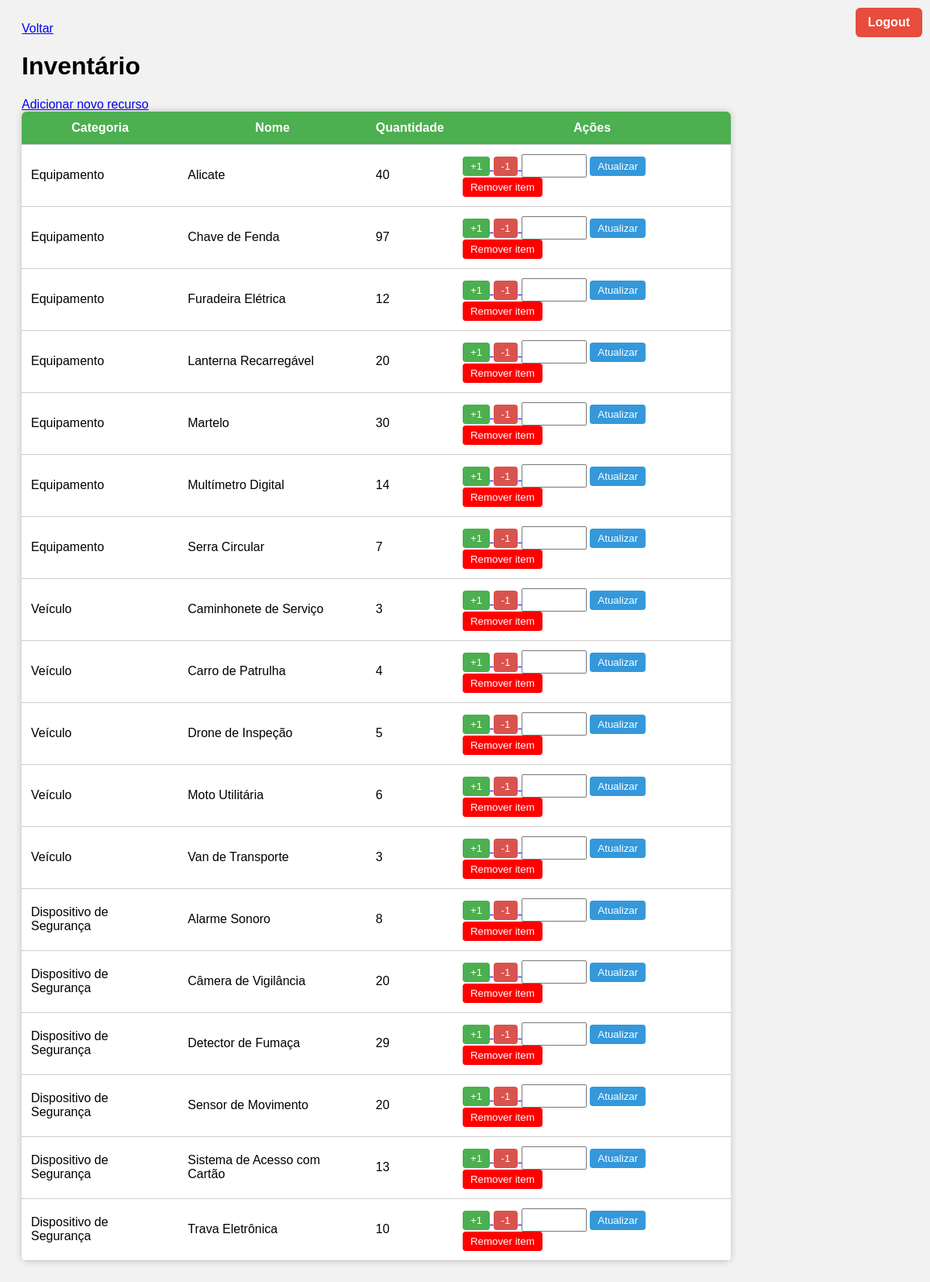
The page /recursos (signed in) on the database as committed earlier.
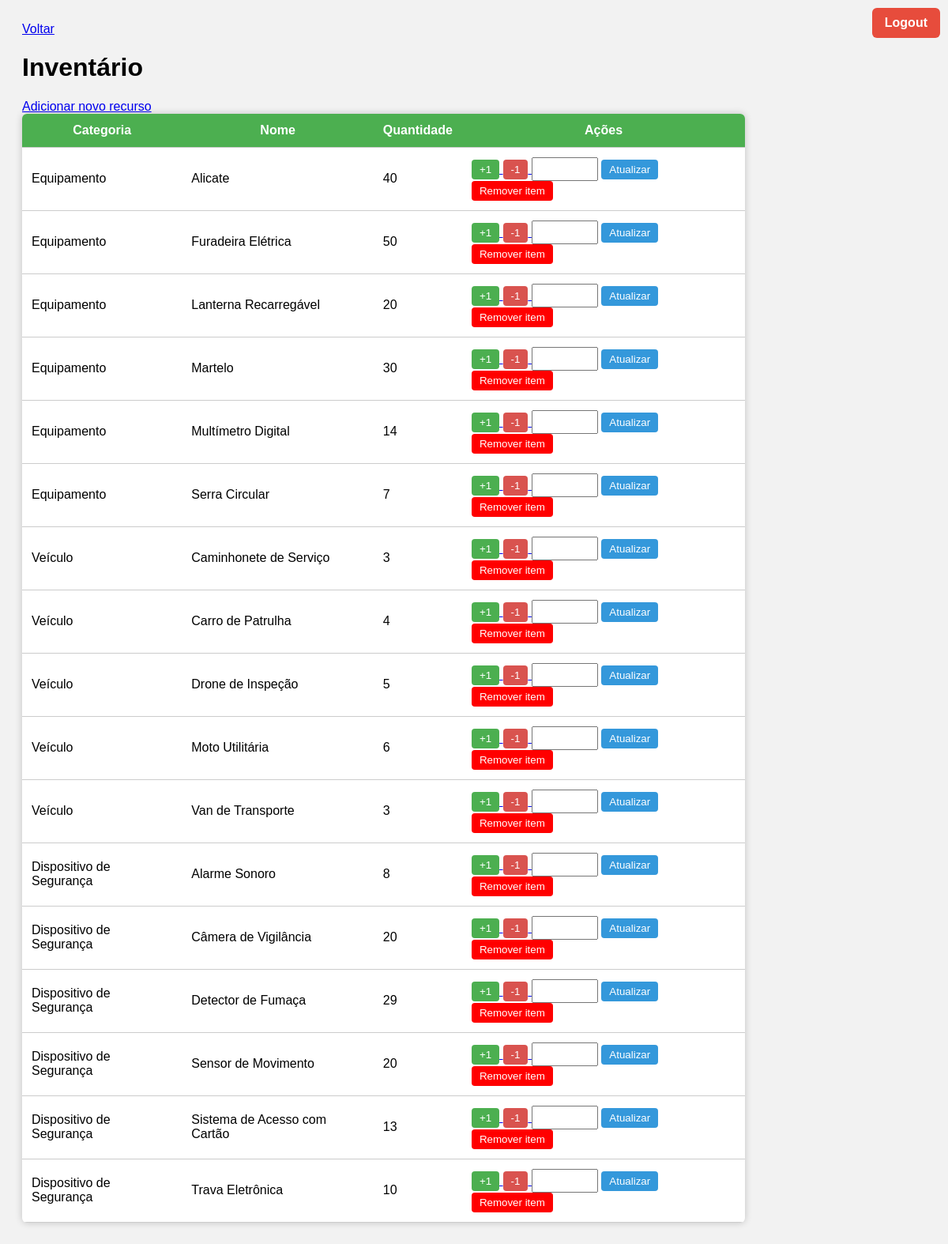
The same page on the database as committed later.
### tables this page shows
CREATE TABLE inventario (
    id INTEGER PRIMARY KEY AUTOINCREMENT,
    categoria TEXT NOT NULL,
    nome TEXT NOT NULL,
    quantidade INTEGER NOT NULL
);

### myproject/main.py (the view)
@app.route("/recursos")
def recursos():
    if 'token' not in session:
        return redirect(url_for('login'))
    return recursos_funcao()

### myproject/login.py (called while the page is built)
def permissao_check():
    return session.get("permissao") in ["Administrador", "Gerente"]

### myproject/recursos.py (called while the page is built)
def get_inventario():
    conn = sqlite3.connect("banco.db")
    cursor = conn.cursor()
    cursor.execute("""
        SELECT * FROM inventario
        ORDER BY
            CASE categoria
                WHEN 'Equipamento' THEN 1
                WHEN 'Veículo' THEN 2
                WHEN 'Dispositivo de Segurança' THEN 3
                ELSE 4
            END,
            nome ASC
    """)
    dados = cursor.fetchall()
    conn.close()
    return dados

def recursos_funcao():
    inventario = get_inventario()
    permissao = permissao_check()
    return render_template("recursos.html", inventario=inventario, permissao=permissao)

### myproject/templates/recursos.html (shortened to what this page needs)
<!DOCTYPE html>
<html lang="pt-BR">
<head>
    <link rel="stylesheet" href="{{ url_for('static', filename='recursos.css') }}">
</head>
<body>
{% if session.get('usuario') %}
    <div class="logout-container">
        <a href="/logout" class="logout-button">Logout</a>
    </div>
    <a href="{{ url_for('home') }}" class="btn-voltar-home">Voltar</a>
{% endif %}
<h1>Inventário</h1>
<table>
    <thead>
        <tr>
            <th>Categoria</th>
            <th>Nome</th>
            <th>Quantidade</th>
            {% if permissao %}<th>Ações</th>{% endif %}
        </tr>
    </thead>
    <tbody>
        {% if permissao %} <a href="/recursos/add" class="btn-add-item">Adicionar novo recurso</a> {% endif %}
        {% for item in inventario %}
        <tr>
            <td>{{ item[1] }}</td>
            <td>{{ item[2] }}</td>
            <td>{{ item[3] }}</td>
            {% if permissao %}
            <td>
                <a href="/add/{{ item[0] }}">
                    <button>+1</button>
                </a>
                <a href="/remove/{{ item[0] }}">
                    <button class="minus">-1</button>
                </a>
                <form action="/set/{{ item[0] }}" method="POST" class="form-set-quantidade">
                    <input type="number" name="quantidade" min="0" required class="input-quantidade">
                    <button type="submit" class="btn-atualizar">Atualizar</button>
                </form>
                <a href="/delete/{{ item[0] }}" class="btn-remover-link">
                    <button class="btn-remover">Remover item</button>
                </a>
            </td>
            {% endif %}
        </tr>
        {% endfor %}
    </tbody>
</table>
</body>
</html>

Rows that differ between the two databases and show on the page:
removed inventario: categoria "Equipamento", nome "Chave de Fenda", quantidade "97"
changed inventario "Furadeira Elétrica": quantidade "12" → "50"
